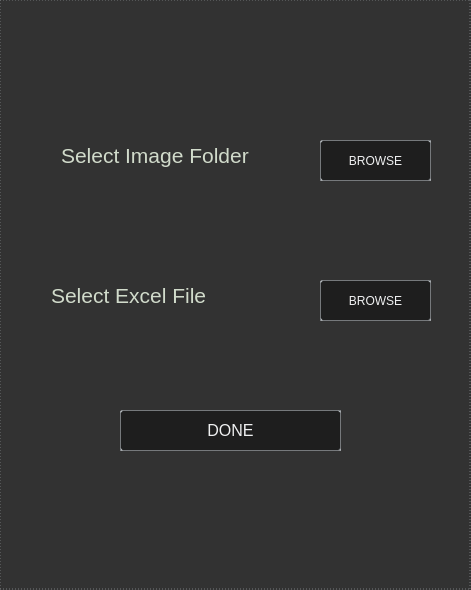
<?xml version="1.0" encoding="UTF-8"?>
<ui version="4.0">
 <class>MainWindow</class>
 <widget class="QMainWindow" name="MainWindow">
  <property name="geometry">
   <rect>
    <x>0</x>
    <y>0</y>
    <width>471</width>
    <height>590</height>
   </rect>
  </property>
  <property name="windowTitle">
   <string>MainWindow</string>
  </property>
  <property name="styleSheet">
   <string notr="true">background-color: #323232;
padding-left: 4px;
spacing: 2px;
border: 1px dashed #76797C;
</string>
  </property>
  <widget class="QWidget" name="centralwidget">
   <widget class="QPushButton" name="BrowseImg">
    <property name="geometry">
     <rect>
      <x>320</x>
      <y>140</y>
      <width>111</width>
      <height>41</height>
     </rect>
    </property>
    <property name="styleSheet">
     <string notr="true">QPushButton
{
    background-color: #1e1e1e;
    selection-background-color: #1e1e1e;
    selection-color: black;
    padding: 5px;
    border-style: hidden;
	 border: 1px groove #76797C;
   
    border-radius: 2px;
    color: #eff0f1;
}

QPushButton:disabled
{
    background-color: #323232;
    border-width: 1px;
    border-color: #454545;
    border-style: solid;
    padding-top: 5px;
    padding-bottom: 5px;
    padding-left: 10px;
    padding-right: 10px;
    border-radius: 2px;
    color: #454545;
}

QPushButton:focus {
    background-color: #D1DBCB;
    color: black;
}

QPushButton:pressed
{
    color: black;
    background-color: #D1DBCB;
    padding-top: -15px;
    padding-bottom: -17px;
}</string>
    </property>
    <property name="text">
     <string>BROWSE</string>
    </property>
   </widget>
   <widget class="QLabel" name="imagFolder">
    <property name="geometry">
     <rect>
      <x>50</x>
      <y>140</y>
      <width>391</width>
      <height>31</height>
     </rect>
    </property>
    <property name="font">
     <font>
      <pointsize>16</pointsize>
     </font>
    </property>
    <property name="styleSheet">
     <string notr="true">	background-color: #323232;
	border: none;

    margin-left: 2px;
    margin-right: 2px;
    color: #D1DBCB;




</string>
    </property>
    <property name="text">
     <string>Select Image Folder</string>
    </property>
    <property name="scaledContents">
     <bool>true</bool>
    </property>
    <property name="wordWrap">
     <bool>false</bool>
    </property>
   </widget>
   <widget class="QLabel" name="excelFile">
    <property name="geometry">
     <rect>
      <x>40</x>
      <y>280</y>
      <width>281</width>
      <height>31</height>
     </rect>
    </property>
    <property name="font">
     <font>
      <pointsize>16</pointsize>
     </font>
    </property>
    <property name="styleSheet">
     <string notr="true">	background-color: #323232;
	border: none;

    margin-left: 2px;
    margin-right: 2px;
    color: #D1DBCB;




</string>
    </property>
    <property name="text">
     <string>Select Excel File</string>
    </property>
   </widget>
   <widget class="QPushButton" name="browseIxl">
    <property name="geometry">
     <rect>
      <x>320</x>
      <y>280</y>
      <width>111</width>
      <height>41</height>
     </rect>
    </property>
    <property name="styleSheet">
     <string notr="true">QPushButton
{
    background-color: #1e1e1e;
    selection-background-color: #1e1e1e;
    selection-color: black;
    padding: 5px;
    border-style: hidden;
	 border: 1px groove #76797C;
   
    border-radius: 2px;
    color: #eff0f1;
}

QPushButton:disabled
{
    background-color: #323232;
    border-width: 1px;
    border-color: #454545;
    border-style: solid;
    padding-top: 5px;
    padding-bottom: 5px;
    padding-left: 10px;
    padding-right: 10px;
    border-radius: 2px;
    color: #454545;
}

QPushButton:focus {
    background-color: #D1DBCB;
    color: black;
}

QPushButton:pressed
{
    color: black;
    background-color: #D1DBCB;
    padding-top: -15px;
    padding-bottom: -17px;
}</string>
    </property>
    <property name="text">
     <string>BROWSE</string>
    </property>
   </widget>
   <widget class="QPushButton" name="doneBtn">
    <property name="geometry">
     <rect>
      <x>120</x>
      <y>410</y>
      <width>221</width>
      <height>41</height>
     </rect>
    </property>
    <property name="font">
     <font>
      <pointsize>12</pointsize>
     </font>
    </property>
    <property name="styleSheet">
     <string notr="true">QPushButton
{
    background-color: #1e1e1e;
    selection-background-color: #1e1e1e;
    selection-color: black;
    padding: 5px;
    border-style: hidden;
	 border: 1px groove #76797C;
   
    border-radius: 2px;
    color: #eff0f1;
}

QPushButton:disabled
{
    background-color: #323232;
    border-width: 1px;
    border-color: #454545;
    border-style: solid;
    padding-top: 5px;
    padding-bottom: 5px;
    padding-left: 10px;
    padding-right: 10px;
    border-radius: 2px;
    color: #454545;
}

QPushButton:focus {
    background-color: #D1DBCB;
    color: black;
}

QPushButton:pressed
{
    color: black;
    background-color: #D1DBCB;
    padding-top: -15px;
    padding-bottom: -17px;
}</string>
    </property>
    <property name="text">
     <string>DONE</string>
    </property>
   </widget>
   <zorder>imagFolder</zorder>
   <zorder>BrowseImg</zorder>
   <zorder>excelFile</zorder>
   <zorder>browseIxl</zorder>
   <zorder>doneBtn</zorder>
  </widget>
 </widget>
 <resources/>
 <connections/>
</ui>
